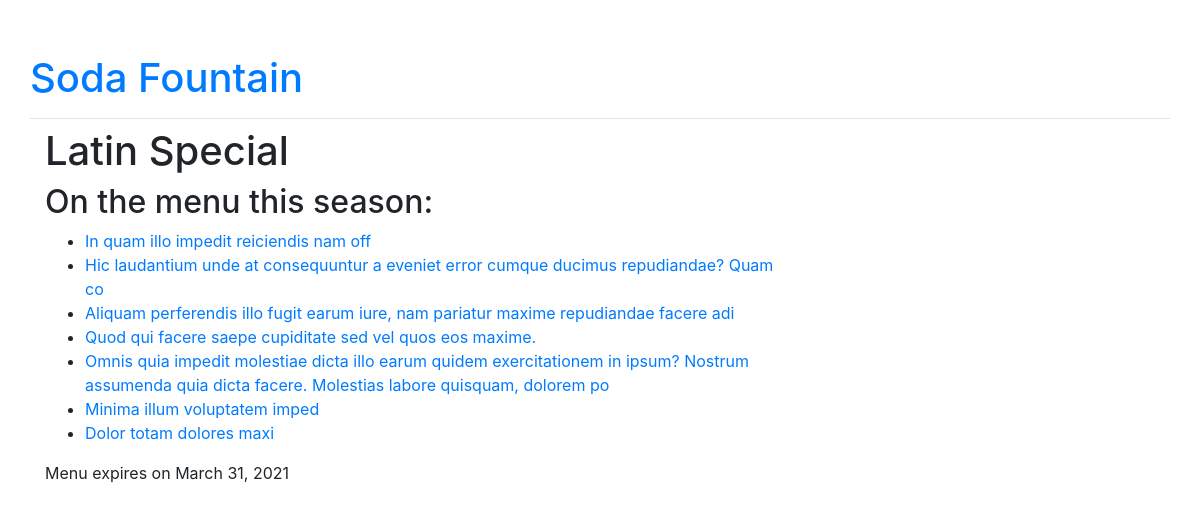
The page /menu/item/537/ on the database its author committed.
### menu/models.py (models this page shows, shortened)
class Menu(models.Model):
    season = models.CharField(max_length=20)  # Required Field
    items = models.ManyToManyField('Item', related_name='items')  # Required Field
    created_date = models.DateTimeField(default=timezone.now)  # Hidden Field
    expiration_date = models.DateField()  # Required Field

class Item(models.Model):
    name = models.CharField(max_length=200)
    description = models.TextField()
    chef = models.ForeignKey('auth.User', on_delete=models.CASCADE,)
    created_date = models.DateTimeField(default=timezone.now)
    standard = models.BooleanField(default=False)
    ingredients = models.ManyToManyField('Ingredient')
    def __str__(self):
        return self.name

### menu/views.py (the view)
# urls.py: path('menu/item/<pk>/', views.menu_detail, name='menu_detail'),
def menu_detail(request, pk):
    try:
        menu = models.Menu.objects.prefetch_related('items').get(pk=pk)
    except ObjectDoesNotExist:
        raise Http404
    return render(request, 'menu/menu_detail.html', {'menu': menu})

### menu/templates/menu/menu_detail.html (shortened to what this page needs)
{% extends 'base.html' %}
{% block content %}
    <div class="content container">
        <div class="row">
            <div class="col-md-8">
                <div class="post">
                    <h1>
                        {{ menu.season }}
                    </h1>
                    <h2>On the menu this season:</h2>
                    <ul>
                        {% for item in menu.items.all %}
                            <li><a href="{% url 'menu:item_detail' pk=item.pk %}">{{ item }}</a></li>
                        {% endfor %}
                    </ul>
                    {% if menu.expiration_date %}
                        <div class="date">
                            Menu expires on {{ menu.expiration_date|date:"F j, Y" }}
                        </div>
                    {% endif %}
                </div>
            </div>
        </div>
    </div>
{% endblock %}

### assets/css/menu_styles.css (style rules this page uses)
body { padding: 30px; }

### rows shown on the page
Menu: season "Latin Special", expiration_date "March 31, 2021"
Item: name "In quam illo impedit reiciendis nam off"
Item: name "Hic laudantium unde at consequuntur a eveniet error cumque ducimus repudiandae? Quam co"
Item: name "Aliquam perferendis illo fugit earum iure, nam pariatur maxime repudiandae facere adi"
Item: name "Quod qui facere saepe cupiditate sed vel quos eos maxime."
Item: name "Omnis quia impedit molestiae dicta illo earum quidem exercitationem in ipsum? Nostrum assumenda quia dicta facere. Molestias labore quisquam, dolorem po"
Item: name "Minima illum voluptatem imped"
Item: name "Dolor totam dolores maxi"
